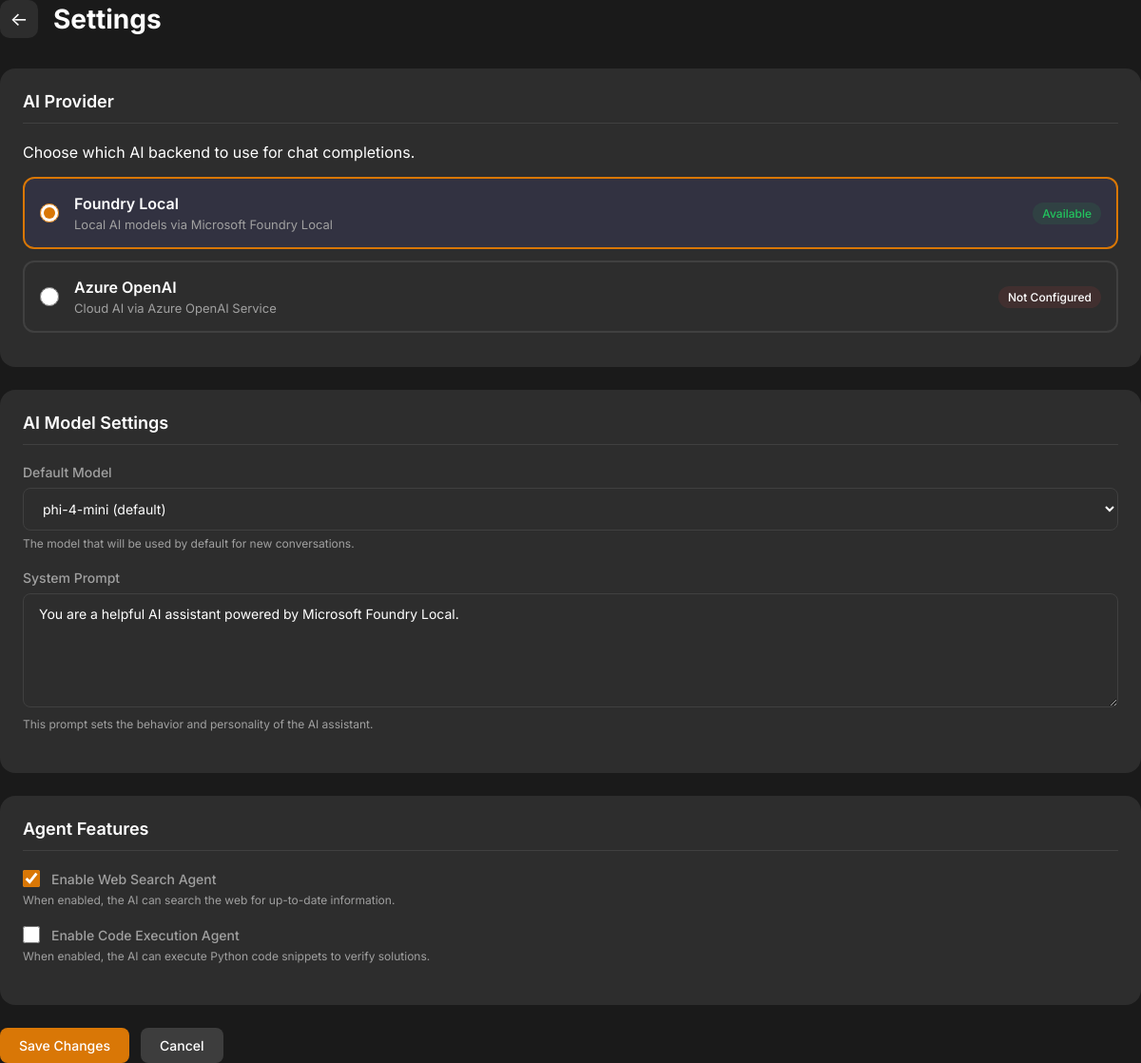
Page /settings/ (signed in) on the committed database.
### chat/models.py (models this page shows, shortened)
class UserSettings(models.Model):
    AI_PROVIDER_CHOICES = [
        ('foundry_local', 'Foundry Local'),
        ('azure_openai', 'Azure OpenAI'),
    ]
    user = models.OneToOneField(User, on_delete=models.CASCADE, related_name='settings')
    default_model = models.CharField(max_length=100, default='phi-4-mini')
    system_prompt = models.TextField(
        default="You are a helpful AI assistant powered by Microsoft Foundry Local."
    )
    enable_web_search = models.BooleanField(default=False)
    enable_code_execution = models.BooleanField(default=False)
    ai_provider = models.CharField(
        max_length=20,
        choices=AI_PROVIDER_CHOICES,
        default='foundry_local',
        help_text="Select the AI provider to use"
    )
    azure_openai_endpoint = models.CharField(
        max_length=500,
        blank=True,
        default='',
        help_text="Azure OpenAI endpoint URL (optional - uses env var if empty)"
    )
    azure_openai_api_key = models.CharField(
        max_length=500,
        blank=True,
        default='',
        help_text="Azure OpenAI API key (optional - uses env var if empty)"
    )
    azure_openai_deployment = models.CharField(
        max_length=100,
        blank=True,
        default='',
        help_text="Azure OpenAI deployment name (optional - uses env var if empty)"
    )
    created_at = models.DateTimeField(auto_now_add=True)
    updated_at = models.DateTimeField(auto_now=True)

### chat/views.py (the view, shortened to what this page needs)
# urls.py: path('settings/', views.settings_view, name='settings'),
@login_required
def settings_view(request):
    settings, _ = UserSettings.objects.get_or_create(user=request.user)
    available_providers = AIProviderManager.get_available_providers()
    try:
        ai_provider = get_user_ai_provider(request.user)
        models = ai_provider.get_available_models()
    except Exception:
        models = []
    return render(request, 'chat/settings.html', {
        'settings': settings,
        'models': models,
        'available_providers': available_providers,
    })

### chat/services/ai_provider.py (called while the page is built, shortened)
def get_ai_provider(provider_name: Optional[str] = None) -> AIProvider:
    return AIProviderManager.get_provider(provider_name)

    def get_available_models(self) -> List[Dict]:
        try:
            models = self._fl_manager.list_cached_models()
            return [
                {
                    'id': model.id,
                    'alias': model.alias if hasattr(model, 'alias') else model.id,
                    'name': getattr(model, 'name', model.id),
                }
                for model in models
            ]
        except Exception as e:
            logger.error(f"Error getting Foundry Local models: {e}")
            return []

    @classmethod
    def get_provider(cls, provider_name: Optional[str] = None) -> AIProvider:
        if provider_name is None:
            provider_name = cls.get_default_provider_name()
        if provider_name in cls._providers:
            return cls._providers[provider_name]

    @classmethod
    def is_provider_available(cls, provider_name: str) -> bool:
        try:
            if provider_name == cls.PROVIDER_AZURE_OPENAI:
                return bool(os.getenv('AZURE_OPENAI_ENDPOINT') and os.getenv('AZURE_OPENAI_API_KEY'))
            elif provider_name == cls.PROVIDER_FOUNDRY_LOCAL:
                try:
                    import foundry_local
                    return True
                except ImportError:
                    return False
            return False
        except Exception:
            return False

    @classmethod
    def get_available_providers(cls) -> List[Dict]:
        providers = []
        foundry_available = cls.is_provider_available(cls.PROVIDER_FOUNDRY_LOCAL)
        providers.append({
            'id': cls.PROVIDER_FOUNDRY_LOCAL,
            'name': 'Foundry Local',
            'available': foundry_available,
            'description': 'Local AI models via Microsoft Foundry Local'
        })
        azure_available = cls.is_provider_available(cls.PROVIDER_AZURE_OPENAI)
        providers.append({
            'id': cls.PROVIDER_AZURE_OPENAI,
            'name': 'Azure OpenAI',
            'available': azure_available,
            'description': 'Cloud AI via Azure OpenAI Service'
        })
        return providers

### templates/chat/settings.html (shortened to what this page needs)
{% extends 'base.html' %}
{% block content %}
<div class="settings-container">
    <div class="settings-header">
        <a href="{% url 'chat_home' %}" class="back-btn">←</a>
        <h1>Settings</h1>
    </div>
    <form method="POST">
        <div class="settings-section">
            <h2 class="section-title">AI Provider</h2>
            <p class="help-text" style="margin-bottom: 16px;">Choose which AI backend to use for chat completions.</p>
            {% for provider in available_providers %}
            <label class="provider-card {% if settings.ai_provider == provider.id %}selected{% endif %}" for="provider_{{ provider.id }}">
                <input type="radio" id="provider_{{ provider.id }}" name="ai_provider" value="{{ provider.id }}"
                       {% if settings.ai_provider == provider.id %}checked{% endif %}
                       onchange="toggleAzureConfig()">
                <div class="provider-info">
                    <div class="provider-name">{{ provider.name }}</div>
                    <div class="provider-description">{{ provider.description }}</div>
                </div>
                <span class="provider-status {% if provider.available %}available{% else %}unavailable{% endif %}">
                    {% if provider.available %}Available{% else %}Not Configured{% endif %}
                </span>
            </label>
            {% endfor %}
        </div>
        <div class="settings-section">
            <h2 class="section-title">AI Model Settings</h2>
            <div class="form-group">
                <label for="default_model">Default Model</label>
                <select id="default_model" name="default_model">
                    {% for model in models %}
                    <option value="{{ model.alias }}" {% if settings.default_model == model.alias %}selected{% endif %}>
                        {{ model.alias }}
                    </option>
                    {% empty %}
                    <option value="phi-4-mini">phi-4-mini (default)</option>
                    {% endfor %}
                </select>
                <p class="help-text">The model that will be used by default for new conversations.</p>
            </div>
            <div class="form-group">
                <label for="system_prompt">System Prompt</label>
                <textarea id="system_prompt" name="system_prompt">{{ settings.system_prompt }}</textarea>
                <p class="help-text">This prompt sets the behavior and personality of the AI assistant.</p>
            </div>
        </div>
        <div class="settings-section">
            <h2 class="section-title">Agent Features</h2>
            <div class="form-group">
                <div class="checkbox-group">
                    <input type="checkbox" id="enable_web_search" name="enable_web_search"
                           {% if settings.enable_web_search %}checked{% endif %}>
                    <label for="enable_web_search">Enable Web Search Agent</label>
                </div>
                <p class="help-text">When enabled, the AI can search the web for up-to-date information.</p>
            </div>
            <div class="form-group">
                <div class="checkbox-group">
                    <input type="checkbox" id="enable_code_execution" name="enable_code_execution"
                           {% if settings.enable_code_execution %}checked{% endif %}>
                    <label for="enable_code_execution">Enable Code Execution Agent</label>
                </div>
                <p class="help-text">When enabled, the AI can execute Python code snippets to verify solutions.</p>
            </div>
        </div>
        <div class="form-actions">
            <button type="submit" class="btn btn-primary">Save Changes</button>
            <a href="{% url 'chat_home' %}" class="btn btn-secondary">Cancel</a>
        </div>
    </form>
</div>
{% endblock %}

### rows in the picture
UserSettings: ai_provider "☑ Foundry Local Local AI models" "☐ Azure OpenAI Cloud AI via Azur", system_prompt "You are a helpful AI assistant powered by Microsoft Foundry Local.", enable_web_search "☑"

### other values in the picture
{{ provider.name }} "Foundry Local" "Azure OpenAI"
{{ provider.description }} "Local AI models via Microsoft Foundry Local" "Cloud AI via Azure OpenAI Service"
